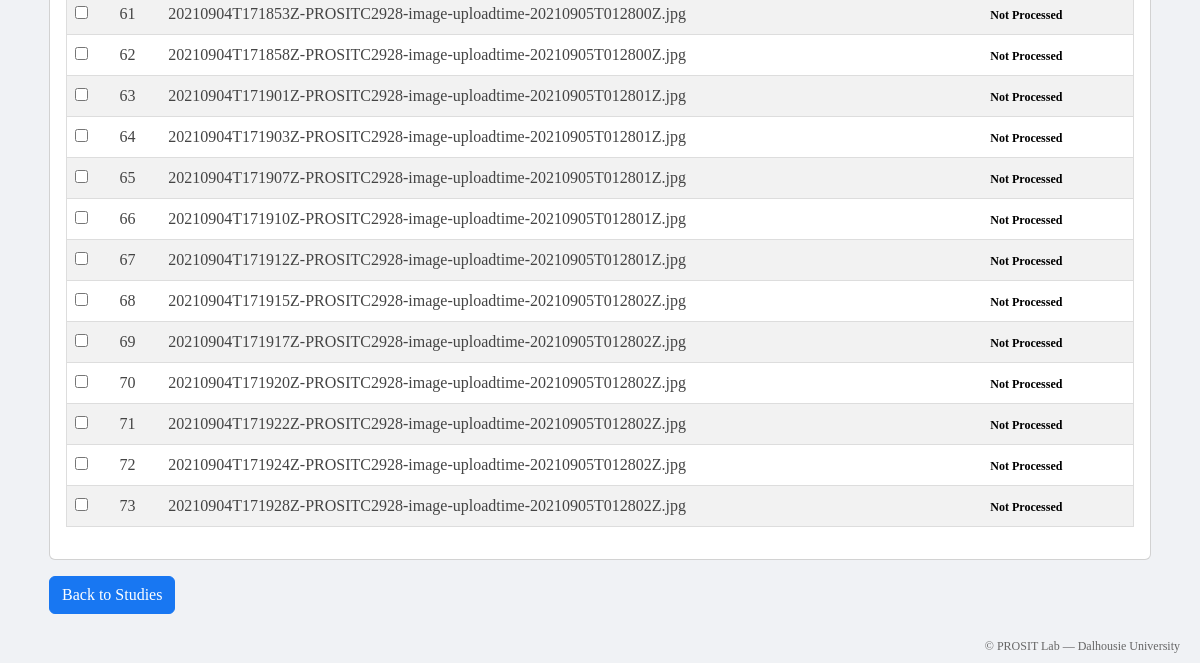
Page /manage_study/3 (signed in, lower part) on the earlier database version.
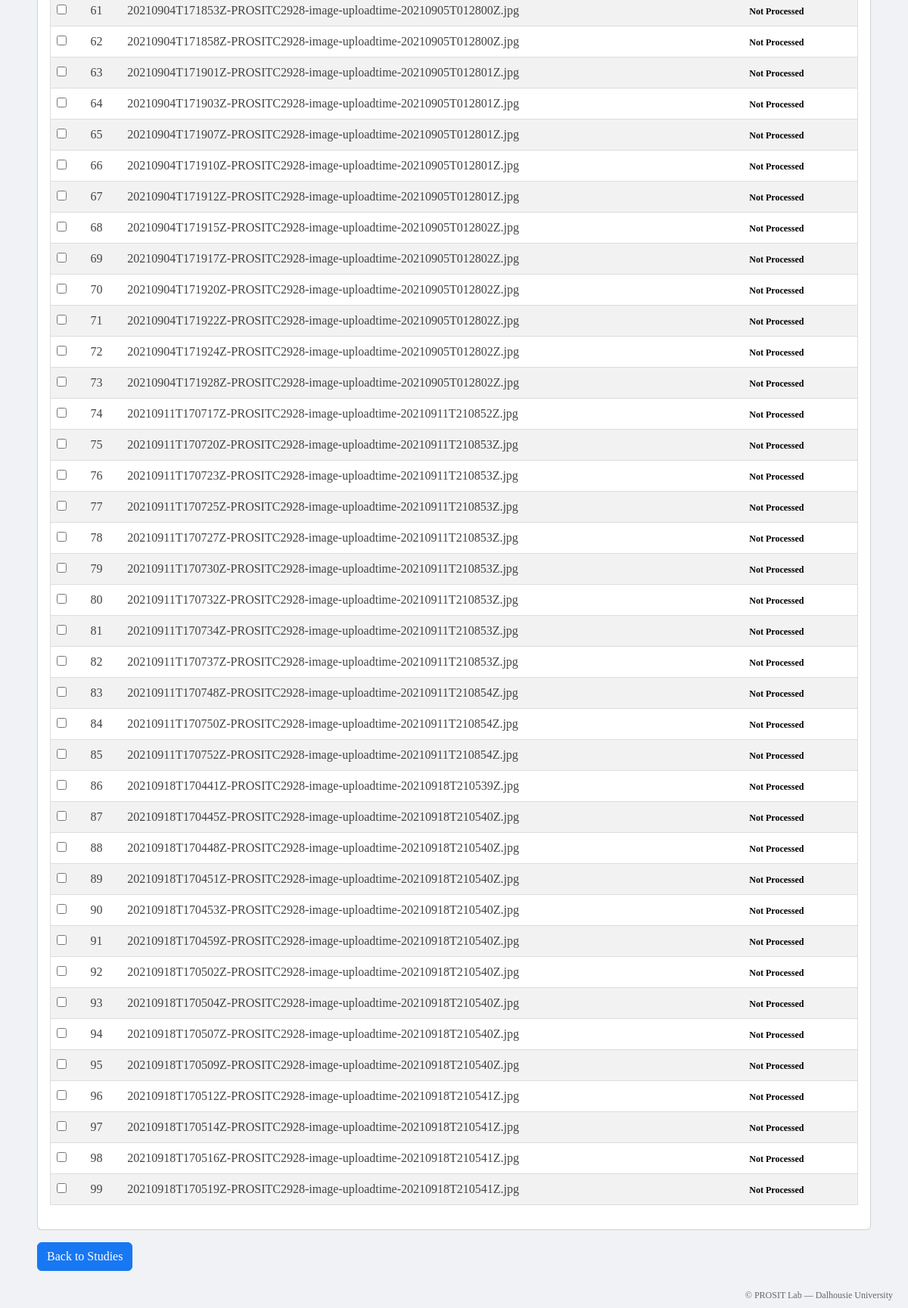
Same page on the later database version.
### models/images.py (models this page shows, shortened)
class Images(db.Model):
    __tablename__ = 'images'
    id = db.Column(db.Integer, primary_key=True)
    filename = db.Column(db.String(255), nullable=False)
    filepath = db.Column(db.String(255), nullable=False)
    status = db.Column(db.String(20), default='pending')
    upload_time = db.Column(db.DateTime, nullable=False, default=db.func.current_timestamp())
    study_id = db.Column(db.Integer, db.ForeignKey('studies.id'), nullable=False)
    participant_id = db.Column(db.Integer, db.ForeignKey('participants.id'), nullable=False)
    study = db.relationship('Studies', back_populates='images')
    participant = db.relationship('Participants', back_populates='images')
    ocr_results = db.relationship('OCRResults', back_populates='image')
    corrections = db.relationship('Corrections', back_populates='image')

### routes/admin.py (the view, shortened to what this page needs)
@admin_bp.route('/manage_study/<int:study_id>', methods=['GET', 'POST'])
@login_required
def manage_study(study_id):
    if current_user.role != 'admin':
        abort(403)
    study = Studies.query.get_or_404(study_id)
    from flask import request, flash, redirect, url_for
    from models import Images, OCRResults
    from app import db
    images = Images.query.filter_by(study_id=study_id).options(db.joinedload(Images.ocr_results)).all()
    image_data = []
    for img in images:
        ocr_status = 'Processed' if img.ocr_results else 'Not Processed'
        image_data.append({
            'id': img.id,
            'filename': img.filename,
            'filepath': img.filepath,
            'ocr_status': ocr_status
        })
    return render_template('admin/manage_studies.html', study=study, images=image_data)

### app.py (called while the page is built)
@flask_app.context_processor
def override_url_for():
    def prefixed_url_for(endpoint, **values):
        url = flask_app.url_for(endpoint, **values)
        url = url.replace('/annotation', '')
        url = f"/annotation{url}"
        return url
    return dict(url_for=prefixed_url_for)

### templates/admin/manage_studies.html (shortened to what this page needs)
{% extends "base.html" %}
{% block content %}
<div class="container mt-4">
    <div class="card">
        <div class="card-body">
            <form method="POST">
                <table class="table table-striped table-hover">
                    <tbody>
                        {% for image in images %}
                        <tr>
                            <td><input type="checkbox" name="image_ids[]" value="{{ image.id }}"></td>
                            <td>{{ loop.index }}</td>
                            <td>{{ image.filename }}</td>
                            <td>
                                <span class="badge badge-{{ 'success' if image.ocr_status == 'processed' else 'warning' }}" style="color: black;">
                                    {{ image.ocr_status }}
                                </span>
                            </td>
                        </tr>
                        {% else %}
                        <tr>
                            <td colspan="4" class="text-center">No images found for this study.</td>
                        </tr>
                        {% endfor %}
                    </tbody>
                </table>
            </form>
        </div>
    </div>
    <a href="{{ url_for('admin.studies') }}" class="btn btn-secondary mt-3">Back to Studies</a>
</div>
{% endblock %}

### templates/base.html (shortened to what this page needs)
<!DOCTYPE html>
<html lang="en">
<head>
    <link href="https://cdn.jsdelivr.net/npm/bootstrap@5.3.0/dist/css/bootstrap.min.css" rel="stylesheet">
    <link rel="stylesheet" href="https://cdn.jsdelivr.net/npm/bootstrap-icons@1.10.0/font/bootstrap-icons.css">
    <link rel="stylesheet" href="{{ url_for('static', filename='css/styles.css') }}">
    <link rel="stylesheet" href="https://cdn.datatables.net/1.11.5/css/dataTables.bootstrap5.min.css">
    <link rel="stylesheet" href="https://cdnjs.cloudflare.com/ajax/libs/font-awesome/5.15.4/css/all.min.css">
</head>
<body>
    <div class="main-content-container">
    <main class="container-fluid py-4 main-content">
        {% block content %}{% endblock %}
    </main>
    <footer class="text-end py-2" style="position: fixed; bottom: 0; right: 20px; color: #666; font-size: 12px; font-family: 'Georgia', serif;">
        © PROSIT Lab — Dalhousie University
    </footer>
</div>
</body>
</html>

### static/css/styles.css (style rules this page uses)
.main-content-container { margin-top: 100px; min-height: calc(100vh - 100px); padding: 25px; transition: all 0.3s; background-color: #fafafa; font-family: 'Georgia', serif; }
.table { border: 1px solid #ddd; background-color: #fff; }
.btn-secondary { background-color: #6c757d; border-color: #6c757d; font-family: 'Georgia', serif; }
a { color: #2c3e50; text-decoration: underline; }

### templates/base.html (style rules this page uses)
body { font-family: -apple-system, BlinkMacSystemFont, 'Segoe UI', Roboto, Helvetica, Arial, sans-serif; background-color: #f0f2f5; color: #1c1e21; }
.main-content-container { background-color: #f0f2f5; }
.main-content { background-color: #f0f2f5; }
.btn-primary, .btn-secondary, .btn-success, .btn-info, .btn-warning, .btn-light, .btn-dark, .btn-outline-primary, .btn-outline-secondary, .btn-outline-success, .btn-outline-info, .btn-outline-warning, .btn-outline-light, .btn-outline-dark, .btn-edit, .btn-manage, .btn-export { background-color: #1877f2 !important; border-color: #1877f2 !important; color: white !important; }
a { color: #1877f2; text-decoration: none; }

Differences in the rows shown:
added Images: filename "20210911T170717Z-PROSITC2928-image-uploadtime-20210911T210852Z.jpg", ocr_status "Not Processed"
added Images: filename "20210911T170720Z-PROSITC2928-image-uploadtime-20210911T210853Z.jpg", ocr_status "Not Processed"
added Images: filename "20210911T170723Z-PROSITC2928-image-uploadtime-20210911T210853Z.jpg", ocr_status "Not Processed"
added Images: filename "20210911T170725Z-PROSITC2928-image-uploadtime-20210911T210853Z.jpg", ocr_status "Not Processed"
added Images: filename "20210911T170727Z-PROSITC2928-image-uploadtime-20210911T210853Z.jpg", ocr_status "Not Processed"
added Images: filename "20210911T170730Z-PROSITC2928-image-uploadtime-20210911T210853Z.jpg", ocr_status "Not Processed"
added Images: filename "20210911T170732Z-PROSITC2928-image-uploadtime-20210911T210853Z.jpg", ocr_status "Not Processed"
added Images: filename "20210911T170734Z-PROSITC2928-image-uploadtime-20210911T210853Z.jpg", ocr_status "Not Processed"
added Images: filename "20210911T170737Z-PROSITC2928-image-uploadtime-20210911T210853Z.jpg", ocr_status "Not Processed"
added Images: filename "20210911T170748Z-PROSITC2928-image-uploadtime-20210911T210854Z.jpg", ocr_status "Not Processed"
added Images: filename "20210911T170750Z-PROSITC2928-image-uploadtime-20210911T210854Z.jpg", ocr_status "Not Processed"
added Images: filename "20210911T170752Z-PROSITC2928-image-uploadtime-20210911T210854Z.jpg", ocr_status "Not Processed"
added Images: filename "20210918T170441Z-PROSITC2928-image-uploadtime-20210918T210539Z.jpg", ocr_status "Not Processed"
added Images: filename "20210918T170445Z-PROSITC2928-image-uploadtime-20210918T210540Z.jpg", ocr_status "Not Processed"
added Images: filename "20210918T170448Z-PROSITC2928-image-uploadtime-20210918T210540Z.jpg", ocr_status "Not Processed"
added Images: filename "20210918T170451Z-PROSITC2928-image-uploadtime-20210918T210540Z.jpg", ocr_status "Not Processed"
added Images: filename "20210918T170453Z-PROSITC2928-image-uploadtime-20210918T210540Z.jpg", ocr_status "Not Processed"
added Images: filename "20210918T170459Z-PROSITC2928-image-uploadtime-20210918T210540Z.jpg", ocr_status "Not Processed"
added Images: filename "20210918T170502Z-PROSITC2928-image-uploadtime-20210918T210540Z.jpg", ocr_status "Not Processed"
added Images: filename "20210918T170504Z-PROSITC2928-image-uploadtime-20210918T210540Z.jpg", ocr_status "Not Processed"
added Images: filename "20210918T170507Z-PROSITC2928-image-uploadtime-20210918T210540Z.jpg", ocr_status "Not Processed"
added Images: filename "20210918T170509Z-PROSITC2928-image-uploadtime-20210918T210540Z.jpg", ocr_status "Not Processed"
added Images: filename "20210918T170512Z-PROSITC2928-image-uploadtime-20210918T210541Z.jpg", ocr_status "Not Processed"
added Images: filename "20210918T170514Z-PROSITC2928-image-uploadtime-20210918T210541Z.jpg", ocr_status "Not Processed"
added Images: filename "20210918T170516Z-PROSITC2928-image-uploadtime-20210918T210541Z.jpg", ocr_status "Not Processed"
added Images: filename "20210918T170519Z-PROSITC2928-image-uploadtime-20210918T210541Z.jpg", ocr_status "Not Processed"
